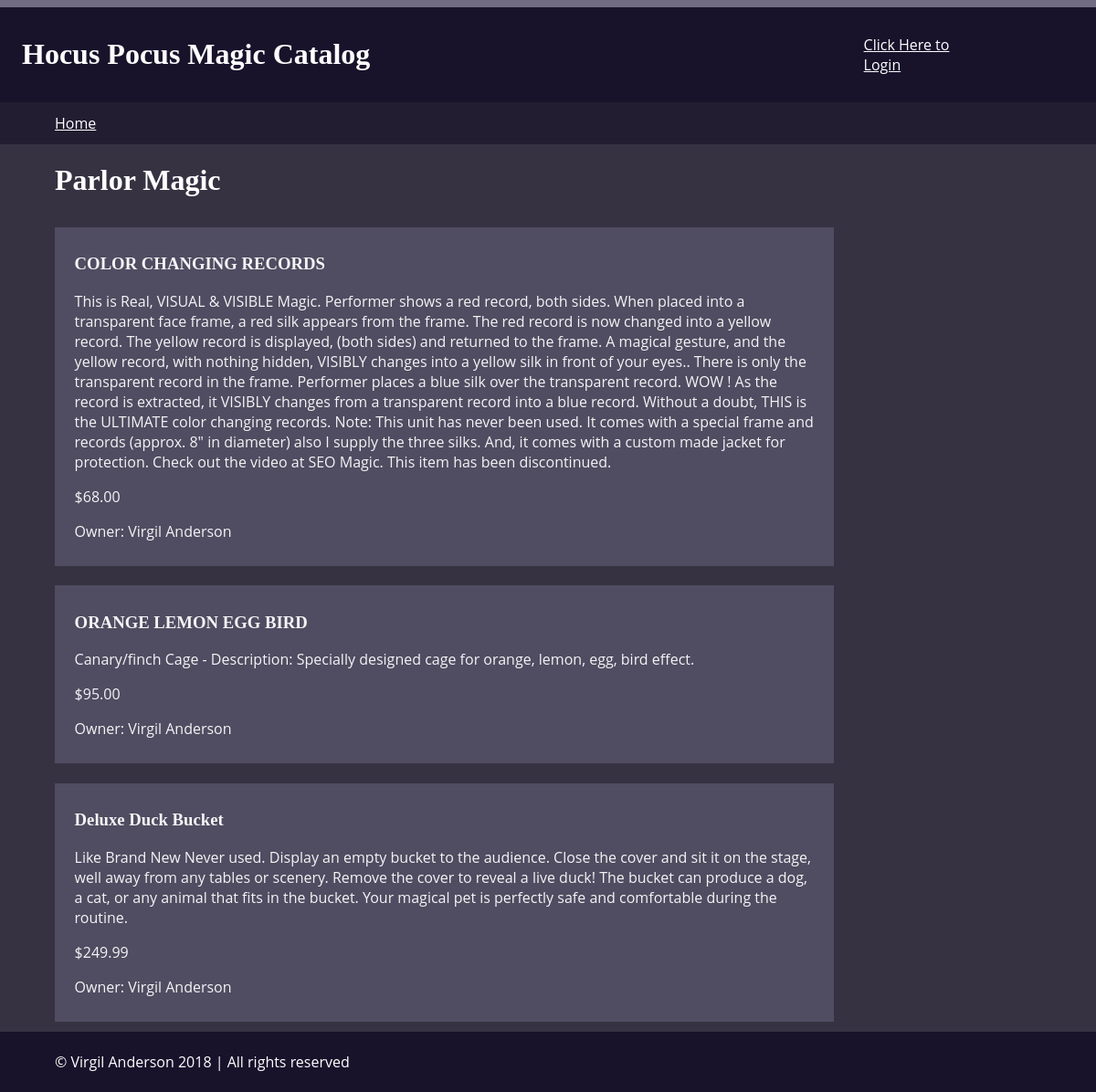
Page /category/2 on the committed database.
### database_setup.py (models this page shows, shortened)
class magicCategory(Base):
    __tablename__ = 'magicCategory'
    id = Column(Integer, primary_key = True)
    name = Column(String(80), nullable = False)
    user_id = Column(Integer, ForeignKey('user.id'))
    user = relationship(User)

class Item(Base):
    __tablename__ = 'item'
    name = Column(String(80), nullable = False)
    id = Column(Integer, primary_key = True)
    description = Column(String(250))
    price = Column(String(8))
    category_id = Column(Integer, ForeignKey('magicCategory.id'))
    category = relationship(magicCategory)
    user_id = Column(Integer, ForeignKey('user.id'))
    user = relationship(User)

class User(Base):
    __tablename__ = 'user'
    id = Column(Integer, primary_key=True)
    name = Column(String(250), nullable=False)
    email = Column(String(250), nullable=False)
    picture = Column(String(250))

### project.py (the view)
@app.route('/category/<int:cat_id>')
def showCategory(cat_id):
    c = session.query(magicCategory).filter_by(id=cat_id).one()
    o = getUserInfo(c.user_id)
    i = session.query(Item).filter_by(category_id=cat_id).all()
    t = ('%s' % c.name)
    m = ''
    if not i:
        m = "Your category doesn't have any items yet"
    if 'username' not in login_session or o.id != login_session['user_id']:
        return render_template('pCat.html', i=i, c=c, m=m, o=o, t=t)
    else:
        p = login_session['picture']
        return render_template('cat.html', i=i, c=c, m=m, o=o, t=t, p=p)

### project.py (called while the page is built)
def getUserInfo(user_id):
    user = session.query(User).filter_by(id=user_id).one_or_none()
    return user if user else None

### templates/pCat.html (shortened to what this page needs)
{% extends "main.html" %}
{% block content %}
{% include "header.html" %}
{% include "navigation.html" %}
<main>
  <h1>{{c.name}}</h1>
  <section class='flex-box'>
    {% for i in i%}
    <div class='item'>
      <h3>{{i.name}}</h3>
      <p>{{i.description}}</p>
      <p>{{i.price}}</p>
      <p>Owner: {{o.name}}</p>
    </div>
    {% endfor %}
  </section>
</main>
{% include "footer.html" %}
{% endblock %}

### static/styles.css (style rules this page uses)
body { font-family: 'Open Sans', sans-serif; font-size: 1em; background-color: #363242; background-image: url(background.jpg); background-position: center; background-repeat: none; background-attachment: fixed; background-size: cover; margin: 0; padding: 0; color: white; }
h1, h2, h3, h4, h5, h6 { font-family: "Times New Roman", Times, serif; color: white; }
main { width: 90%; margin: 0; padding: 0 5%; min-height: 500px; }
.flex-box { display: flex; flex-direction: column; align-items: left; flex-wrap: wrap; }
.item { width: 75%; margin: 1% 0; padding: 1% 2%; background-color: #534E64; opacity: .95; }

### rows in the picture
magicCategory: name "Parlor Magic"
Item: name "COLOR CHANGING RECORDS", description "This is Real, VISUAL & VISIBLE Magic. Performer shows a red record, both sides. When placed into a transparent face frame, a red silk appears from the frame. The red record is now changed into a yellow record. The yellow record is displayed, (both sides) and returned to the frame. A magical gesture, and the yellow record, with nothing hidden, VISIBLY changes into a yellow silk in front of your eyes.. There is only the transparent record in the frame. Performer places a blue silk over the transparent record. WOW ! As the record is extracted, it VISIBLY changes from a transparent record into a blue record. Without a doubt, THIS is the ULTIMATE color changing records. Note: This unit has never…", price "$68.00"
User: name "Virgil Anderson"
Item: name "ORANGE LEMON EGG BIRD", description "Canary/finch Cage - Description: Specially designed cage for orange, lemon, egg, bird effect.", price "$95.00"
Item: name "Deluxe Duck Bucket", description "Like Brand New Never used. Display an empty bucket to the audience. Close the cover and sit it on the stage, well away from any tables or scenery. Remove the cover to reveal a live duck! The bucket can produce a dog, a cat, or any animal that fits in the bucket. Your magical pet is perfectly safe and comfortable during the routine.", price "$249.99"
